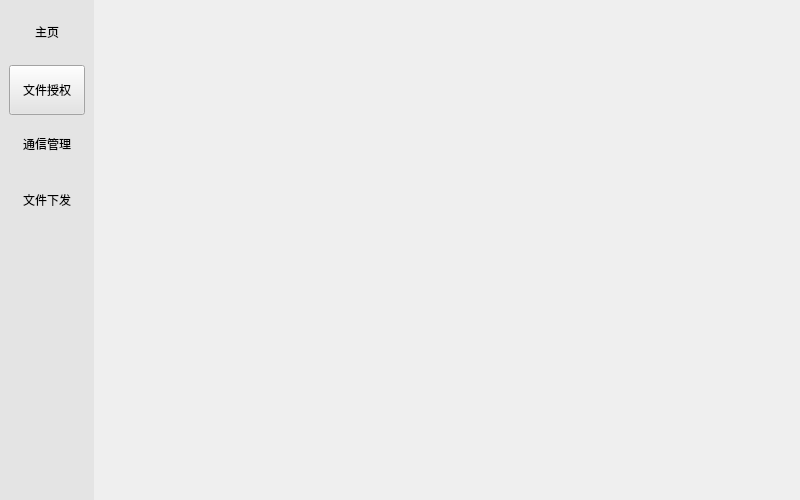
<?xml version="1.0" encoding="UTF-8"?>
<ui version="4.0">
 <class>QT_MainWindow</class>
 <widget class="QMainWindow" name="QT_MainWindow">
  <property name="geometry">
   <rect>
    <x>0</x>
    <y>0</y>
    <width>800</width>
    <height>500</height>
   </rect>
  </property>
  <property name="minimumSize">
   <size>
    <width>600</width>
    <height>370</height>
   </size>
  </property>
  <property name="maximumSize">
   <size>
    <width>800</width>
    <height>500</height>
   </size>
  </property>
  <property name="windowTitle">
   <string>MainWindow</string>
  </property>
  <widget class="QWidget" name="centralwidget">
   <property name="minimumSize">
    <size>
     <width>800</width>
     <height>500</height>
    </size>
   </property>
   <property name="maximumSize">
    <size>
     <width>800</width>
     <height>500</height>
    </size>
   </property>
   <layout class="QGridLayout" name="gridLayout_2" columnstretch="1,9">
    <property name="leftMargin">
     <number>0</number>
    </property>
    <property name="topMargin">
     <number>0</number>
    </property>
    <property name="rightMargin">
     <number>0</number>
    </property>
    <property name="bottomMargin">
     <number>0</number>
    </property>
    <property name="spacing">
     <number>0</number>
    </property>
    <item row="0" column="0">
     <widget class="QWidget" name="sideBar" native="true">
      <property name="minimumSize">
       <size>
        <width>0</width>
        <height>0</height>
       </size>
      </property>
      <property name="maximumSize">
       <size>
        <width>1000</width>
        <height>1000</height>
       </size>
      </property>
      <property name="styleSheet">
       <string notr="true">QWidget{
	background-color: rgb(228, 228, 228);  /* 设置背景色为灰色 */
}
</string>
      </property>
      <layout class="QGridLayout" name="gridLayout">
       <item row="0" column="0">
        <widget class="QToolButton" name="btn_home">
         <property name="minimumSize">
          <size>
           <width>76</width>
           <height>50</height>
          </size>
         </property>
         <property name="styleSheet">
          <string notr="true">/* 默认 */
QToolButton{   
	border-top: 3px outset transparent;           /* 上边框宽度3像素、突出显示、颜色为透明 */
	border-bottom: 7px outset transparent;
	border-right: 3px outset transparent;
	border-left: 3px outset transparent;
	min-width: 70px;                            /* 控件最小宽度 */
    min-height: 40px;
	background-color: rgb(228, 228, 228);
}

/* 鼠标悬停 */
QToolButton:hover{
	background-color: rgb(205, 205, 205);
}

/* 点击和按下 */
QToolButton:pressed,QToolButton:checked{
	border-left: 3px outset rgb(93, 95, 97);  /* 左边框宽度3像素、突出显示、颜色为深深灰 */
	background-color: rgb(246, 246, 246);	
}

QPushButton:default {
    border-color: navy; /* make the default button prominent */
}
</string>
         </property>
         <property name="text">
          <string>主页</string>
         </property>
         <property name="checkable">
          <bool>true</bool>
         </property>
         <property name="autoExclusive">
          <bool>true</bool>
         </property>
        </widget>
       </item>
       <item row="1" column="0">
        <widget class="QToolButton" name="btn_filechose">
         <property name="minimumSize">
          <size>
           <width>76</width>
           <height>50</height>
          </size>
         </property>
         <property name="styleSheet">
          <string notr="true">/* 默认 */
QToolButton{   
	border-top: 3px outset transparent;           /* 上边框宽度3像素、突出显示、颜色为透明 */
	border-bottom: 7px outset transparent;
	border-right: 3px outset transparent;
	border-left: 3px outset transparent;
	min-width: 70px;                            /* 控件最小宽度 */
    min-height: 40px;
	background-color: rgb(228, 228, 228);
}

/* 鼠标悬停 */
QToolButton:hover{
	background-color: rgb(205, 205, 205);
}

/* 点击和按下 */
QToolButton:pressed,QToolButton:checked{
	border-left: 3px outset rgb(93, 95, 97);  /* 左边框宽度3像素、突出显示、颜色为深深灰 */
	background-color: rgb(246, 246, 246);	
}

QPushButton:default {
    border-color: navy; /* make the default button prominent */
}
&lt;?xml version=&quot;1.0&quot; encoding=&quot;UTF-8&quot;?&gt;
&lt;ui version=&quot;4.0&quot;&gt;
 &lt;widget name=&quot;__qt_fake_top_level&quot;&gt;
  &lt;widget class=&quot;QToolButton&quot; name=&quot;toolButton&quot;&gt;
   &lt;property name=&quot;geometry&quot;&gt;
    &lt;rect&gt;
     &lt;x&gt;0&lt;/x&gt;
     &lt;y&gt;0&lt;/y&gt;
     &lt;width&gt;70&lt;/width&gt;
     &lt;height&gt;50&lt;/height&gt;
    &lt;/rect&gt;
   &lt;/property&gt;
   &lt;property name=&quot;minimumSize&quot;&gt;
    &lt;size&gt;
     &lt;width&gt;70&lt;/width&gt;
     &lt;height&gt;50&lt;/height&gt;
    &lt;/size&gt;
   &lt;/property&gt;
   &lt;property name=&quot;styleSheet&quot;&gt;
    &lt;string notr=&quot;true&quot;&gt;/* 默认 */
QToolButton{   
	border-top: 3px outset transparent;           /* 上边框宽度3像素、突出显示、颜色为透明 */
	border-bottom: 7px outset transparent;
	border-right: 3px outset transparent;
	border-left: 3px outset transparent;
	min-width: 70px;                            /* 控件最小宽度 */
    min-height: 40px;
	background-color: rgb(228, 228, 228);
}

/* 鼠标悬停 */
QToolButton:hover{
	background-color: rgb(205, 205, 205);
}

/* 点击和按下 */
QToolButton:pressed,QToolButton:checked{
	border-left: 3px outset rgb(93, 95, 97);  /* 左边框宽度3像素、突出显示、颜色为深深灰 */
	background-color: rgb(246, 246, 246);	
}

QPushButton:default {
    border-color: navy; /* make the default button prominent */
}
&lt;/string&gt;
   &lt;/property&gt;
   &lt;property name=&quot;text&quot;&gt;
    &lt;string&gt;...&lt;/string&gt;
   &lt;/property&gt;
   &lt;property name=&quot;checkable&quot;&gt;
    &lt;bool&gt;true&lt;/bool&gt;
   &lt;/property&gt;
   &lt;property name=&quot;autoExclusive&quot;&gt;
    &lt;bool&gt;true&lt;/bool&gt;
   &lt;/property&gt;
  &lt;/widget&gt;
 &lt;/widget&gt;
 &lt;resources/&gt;
&lt;/ui&gt;
</string>
         </property>
         <property name="text">
          <string>文件授权</string>
         </property>
         <property name="checkable">
          <bool>true</bool>
         </property>
         <property name="autoExclusive">
          <bool>true</bool>
         </property>
        </widget>
       </item>
       <item row="2" column="0">
        <widget class="QToolButton" name="btn_socket">
         <property name="minimumSize">
          <size>
           <width>76</width>
           <height>50</height>
          </size>
         </property>
         <property name="styleSheet">
          <string notr="true">/* 默认 */
QToolButton{   
	border-top: 3px outset transparent;           /* 上边框宽度3像素、突出显示、颜色为透明 */
	border-bottom: 7px outset transparent;
	border-right: 3px outset transparent;
	border-left: 3px outset transparent;
	min-width: 70px;                            /* 控件最小宽度 */
    min-height: 40px;
	background-color: rgb(228, 228, 228);
}

/* 鼠标悬停 */
QToolButton:hover{
	background-color: rgb(205, 205, 205);
}

/* 点击和按下 */
QToolButton:pressed,QToolButton:checked{
	border-left: 3px outset rgb(93, 95, 97);  /* 左边框宽度3像素、突出显示、颜色为深深灰 */
	background-color: rgb(246, 246, 246);	
}

QPushButton:default {
    border-color: navy; /* make the default button prominent */
}
</string>
         </property>
         <property name="text">
          <string>通信管理</string>
         </property>
         <property name="checkable">
          <bool>true</bool>
         </property>
         <property name="autoExclusive">
          <bool>true</bool>
         </property>
        </widget>
       </item>
       <item row="3" column="0">
        <widget class="QToolButton" name="btn_fileissuance">
         <property name="minimumSize">
          <size>
           <width>76</width>
           <height>50</height>
          </size>
         </property>
         <property name="styleSheet">
          <string notr="true">/* 默认 */
QToolButton{   
	border-top: 3px outset transparent;           /* 上边框宽度3像素、突出显示、颜色为透明 */
	border-bottom: 7px outset transparent;
	border-right: 3px outset transparent;
	border-left: 3px outset transparent;
	min-width: 70px;                            /* 控件最小宽度 */
    min-height: 40px;
	background-color: rgb(228, 228, 228);
}

/* 鼠标悬停 */
QToolButton:hover{
	background-color: rgb(205, 205, 205);
}

/* 点击和按下 */
QToolButton:pressed,QToolButton:checked{
	border-left: 3px outset rgb(93, 95, 97);  /* 左边框宽度3像素、突出显示、颜色为深深灰 */
	background-color: rgb(246, 246, 246);	
}

QPushButton:default {
    border-color: navy; /* make the default button prominent */
}
</string>
         </property>
         <property name="text">
          <string>文件下发</string>
         </property>
         <property name="checkable">
          <bool>true</bool>
         </property>
         <property name="autoExclusive">
          <bool>true</bool>
         </property>
        </widget>
       </item>
       <item row="4" column="0">
        <spacer name="verticalSpacer">
         <property name="orientation">
          <enum>Qt::Vertical</enum>
         </property>
         <property name="sizeHint" stdset="0">
          <size>
           <width>20</width>
           <height>338</height>
          </size>
         </property>
        </spacer>
       </item>
      </layout>
     </widget>
    </item>
    <item row="0" column="1">
     <widget class="QStackedWidget" name="stackedWidget">
      <property name="minimumSize">
       <size>
        <width>0</width>
        <height>0</height>
       </size>
      </property>
      <property name="maximumSize">
       <size>
        <width>1000</width>
        <height>1000</height>
       </size>
      </property>
     </widget>
    </item>
   </layout>
  </widget>
 </widget>
 <resources/>
 <connections/>
</ui>
